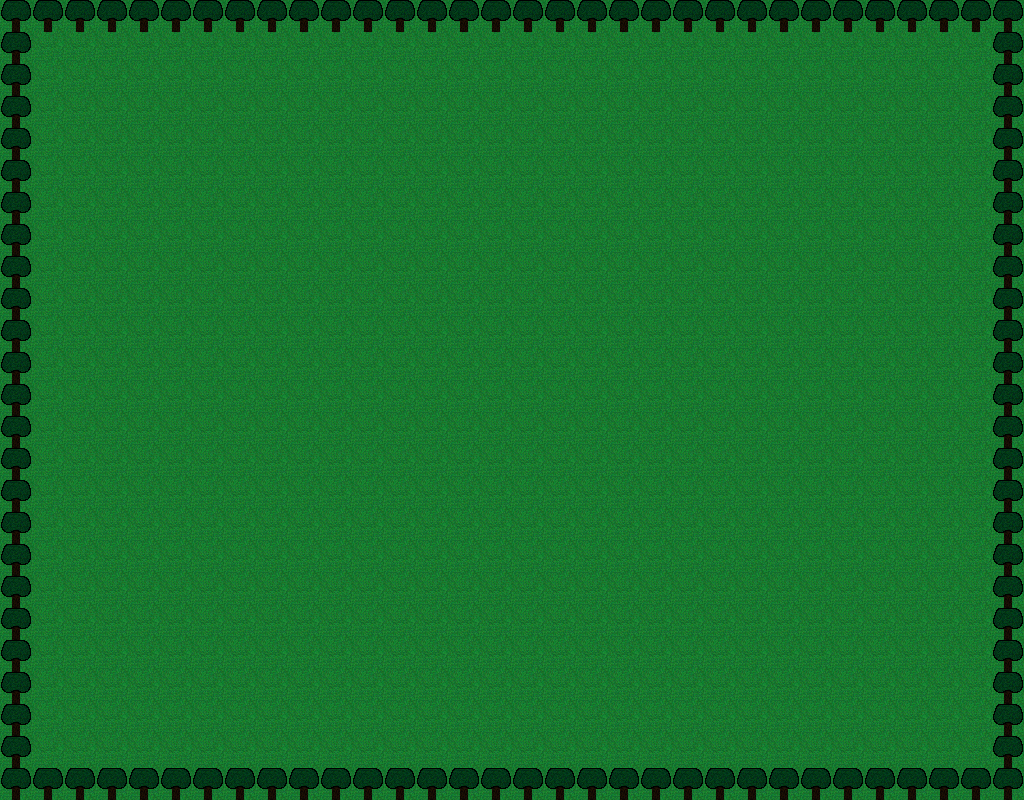

The image is a tile-based game level rendered from a .tmx file. Its description and source (layers, tilesets, objects; grid data summarised) follow:
An orthogonal 32x25 tile map with 32x32 px tiles, 1 tile layer (Tile Layer 1).

<map version="1.0" orientation="orthogonal" renderorder="right-down" width="32" height="25" tilewidth="32" tileheight="32" nextobjectid="1">
 <tileset firstgid="1" name="Tileset" tilewidth="32" tileheight="32" tilecount="100" columns="10">
  <image source="tileSet32.png" width="320" height="320" />
 </tileset>
 <layer name="Tile Layer 1" width="32" height="25">
  <data>[800 cells, 800 non-empty, 2 distinct tile ids]</data>
 </layer>
</map>
